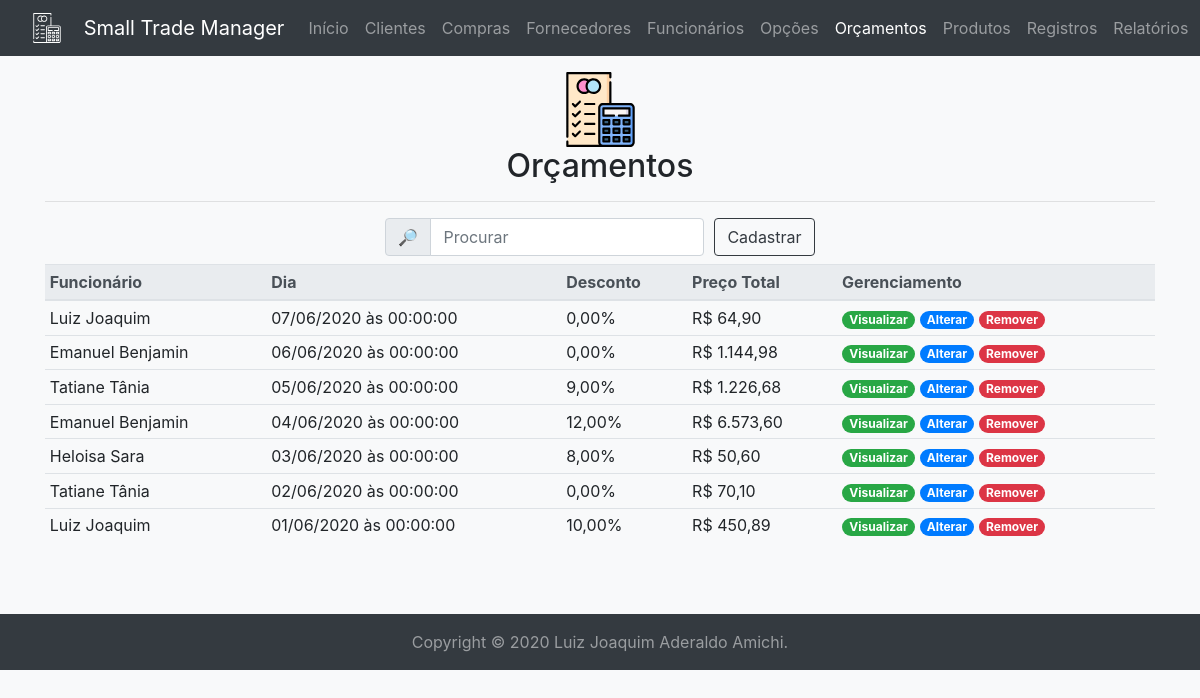
The app's page /budget/ (signed in) with its own data.
### tables this page shows
create table if not exists budgets (
	id int unsigned auto_increment not null primary key,
	employee int unsigned not null,
	day datetime not null,
	form_of_payment varchar(32) character set 'utf8' not null,
	discount float unsigned not null,
	total decimal(8,2) not null,
	foreign key(employee) references employees(id)
);

create table if not exists employees (
	id int unsigned auto_increment not null primary key,
	name varchar(32) character set 'utf8' not null,
	surname varchar(32) character set 'utf8' not null,
	alias varchar(32) character set 'utf8' not null unique,
	password varchar(32) character set 'utf8' not null,
	rg char(9) character set 'utf8' null unique,
	cpf char(11) character set 'utf8' not null unique,
	birthday date not null,
	postal_code char(8) character set 'utf8' null,
	district varchar(32) character set 'utf8' null,
	city varchar(64) character set 'utf8' not null,
	state char(2) character set 'utf8' not null,
	address varchar(64) character set 'utf8' not null,
	number int unsigned not null,
	complement varchar(32) character set 'utf8' null,
	email varchar(32) character set 'utf8' not null unique,
	phone char(10) character set 'utf8' null,
	cell_phone char(11) character set 'utf8' null unique,
	sex char(1) character set 'utf8' not null,
	note varchar(512) character set 'utf8' null,
	permission int unsigned not null unique,
	foreign key(permission) references permissions(id)
);

### mysql.php (called while the page is built, shortened)
<?php
$db = null;
function execute(string $query, ?object &$record=null): array|bool {
	global $db;
	$operation = strtolower(substr($query, 0, 6));
	$tuple = $record ? convert($record) : $record;
	$connection = $db ?? open();
	$stmt = null;
	if($connection) {
		try {
			if($operation == 'delete') {
				$queries = explode(';', $query);
				foreach($queries as $query) {
					if(!empty($query)) {
						$stmt = $connection->prepare($query);
						$stmt->execute();
					}
				}
			}
			elseif(in_array($operation, ['insert', 'select', 'update'])) {
				$stmt = $connection->prepare($query);
				$stmt->execute($tuple);
			}
			if($operation == 'select') {
				return $stmt->fetchAll(\PDO::FETCH_OBJ);
			}
			elseif(in_array($operation, ['delete', 'insert', 'update'])) {
				if($operation == 'insert' && $record) {
					$record->id = $connection->lastInsertId() ?: ($record->id ?? 0);
				}
				$commit = $connection->commit();
				return (bool) ($operation == 'delete' ? $commit : $stmt->rowCount());
			}
		}
		catch(\PDOException $e) {
			\util\history($e);
			if($operation == 'select') {
				return [];
			}
			elseif(in_array($operation, ['delete', 'insert', 'update'])) {
				$connection->rollBack();
				return false;
			}
		}
		finally {
			$connection = null;
		}
	}
	return false;
}
function open(): ?\PDO {
	global $db;
	if(!$db) {
		try {
			$db = new \PDO('mysql:host=' . MYSQL_HOST . ';dbname=' . MYSQL_SCHEMA, MYSQL_USER, MYSQL_PASSWORD);
			$db->setAttribute(\PDO::ATTR_ERRMODE, \PDO::ERRMODE_EXCEPTION);
			$db->setAttribute(\PDO::ATTR_DEFAULT_FETCH_MODE, \PDO::FETCH_OBJ);
			return $db;
		}
		catch(\PDOException $e) {
			\util\history($e);
			return null;
		}
	}
	return $db;
}

### controllers/budget.php (called while the page is built, shortened)
<?php
require_once __DIR__ . '/../mysql.php';
function beautify(object $tuple): object {
	$tuple->total = 'R$ ' . number_format($tuple->total, 2, ',', '.');
	$tuple->discount = number_format($tuple->discount * 100, 2, ',', '.') . '%';
	$tuple->day = substr($tuple->day, 8, 2) . '/' . substr($tuple->day, 5, 2) . '/' . substr($tuple->day, 0, 4) . ' às ' . substr($tuple->day, 11, 8);
	return $tuple;
}

### templates/budget/index.php (the view, shortened to what this page needs)
	<div class="container mb-5">
		<div class="my-3 text-center">
			<img alt="Orçamento" class="img-fluid mx-3" height="75" src="<?=BASE_URL?>img/budget-color.svg" width="75"/>
			<h2><?=PAGE_TITLE?></h2>
			<hr/>
		</div>
		<form accept-charset="utf-8" action="<?=BASE_URL . 'action/' . PAGE_NAME?>/select/" autocomplete="on" class="form-inline justify-content-center" enctype="application/x-www-form-urlencoded" id="search-budget" method="get" name="search-budget" rel="noopener" target="_self">
			<div class="align-items-center form-row">
				<div class="col-auto">
					<div class="input-group mb-2">
						<div class="input-group-prepend">
							<div class="input-group-text">&#128270;</div>
						</div>
						<input class="form-control" form="search-budget" id="search" minlength="1" name="all" placeholder="Procurar" required type="search"/>
					</div>
				</div>
				<div class="col-auto">
					<a class="btn btn-outline-dark mb-2" href="<?=BASE_URL . PAGE_NAME?>/insert/" role="button">Cadastrar</a>
				</div>
			</div>
		</form>
		<table class="table table-hover table-sm">
			<caption></caption>
			<thead class="thead-light">
				<tr>
					<th id="employee" scope="row">Funcionário</th>
					<th id="day" scope="row">Dia</th>
					<th id="discount" scope="row">Desconto</th>
					<th id="total" scope="row">Preço Total</th>
					<th id="manage" scope="row">Gerenciamento</th>
				</tr>
			</thead>
			<tbody>
				<?php foreach($tuples as $tuple): ?>
				<tr class="text-truncate" id="<?=$tuple->id?>">
					<td><?=$tuple->employee->name?></td>
					<td><?=$tuple->day?></td>
					<td><?=$tuple->discount?></td>
					<td><?=$tuple->total?></td>
					<td>
						<a href="<?=BASE_URL . PAGE_NAME?>/view/?id=<?=$tuple->id?>"><span class="badge badge-pill badge-success">Visualizar</span></a>
						<a href="<?=BASE_URL . PAGE_NAME?>/update/?id=<?=$tuple->id?>"><span class="badge badge-pill badge-primary">Alterar</span></a>
						<a data-action="remove-btn" data-id="<?=$tuple->id?>" data-model="<?=BASE_URL . 'action/' . PAGE_NAME?>/delete/" data-target="#remove-modal" data-toggle="modal" href="#"><span class="badge badge-pill badge-danger">Remover</span></a>
					</td>
				</tr>
				<?php endforeach; ?>
			</tbody>
		</table>
	</div>
</body>
</html>

### records on screen
budgets: employee.name "Luiz Joaquim", day "07/06/2020 às 00:00:00", discount "0,00%", total "R$ 64,90"
budgets: employee.name "Emanuel Benjamin", day "06/06/2020 às 00:00:00", discount "0,00%", total "R$ 1.144,98"
budgets: employee.name "Tatiane Tânia", day "05/06/2020 às 00:00:00", discount "9,00%", total "R$ 1.226,68"
budgets: employee.name "Emanuel Benjamin", day "04/06/2020 às 00:00:00", discount "12,00%", total "R$ 6.573,60"
budgets: employee.name "Heloisa Sara", day "03/06/2020 às 00:00:00", discount "8,00%", total "R$ 50,60"
budgets: employee.name "Tatiane Tânia", day "02/06/2020 às 00:00:00", discount "0,00%", total "R$ 70,10"
budgets: employee.name "Luiz Joaquim", day "01/06/2020 às 00:00:00", discount "10,00%", total "R$ 450,89"

### other values on screen
PAGE_TITLE "Orçamentos"
